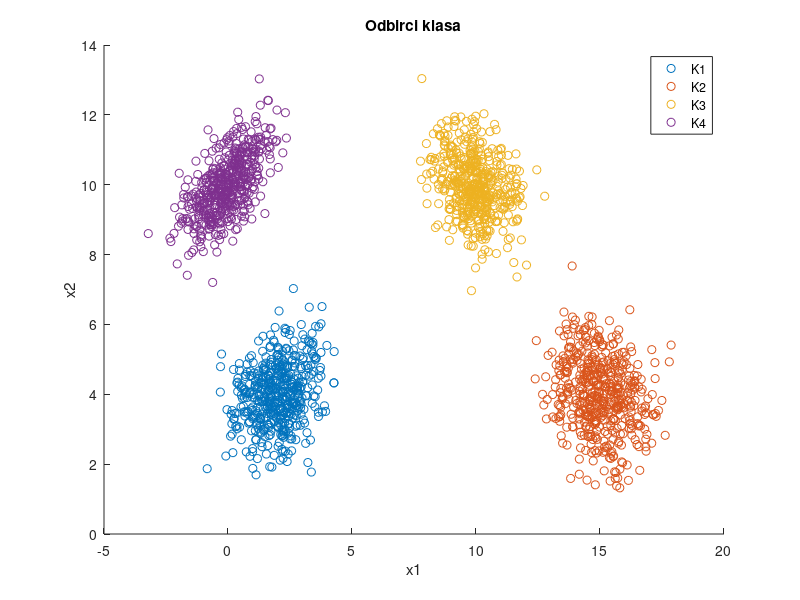
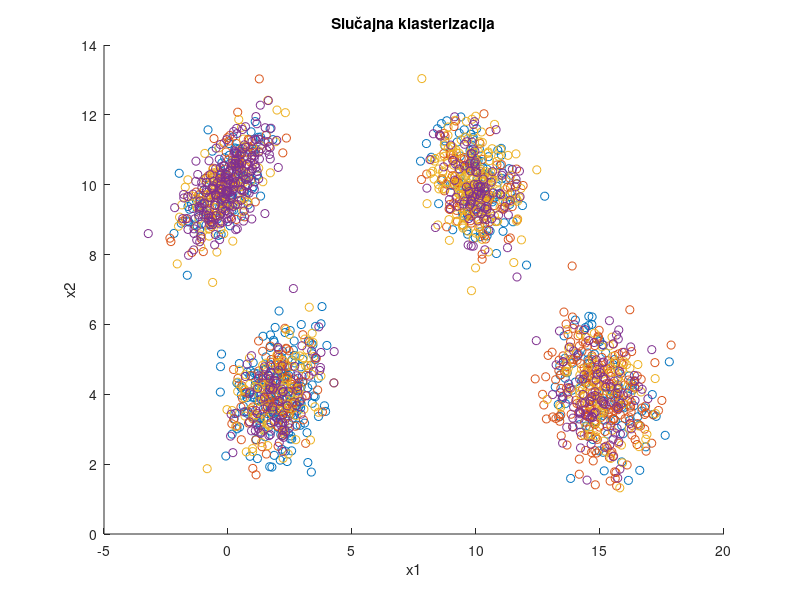
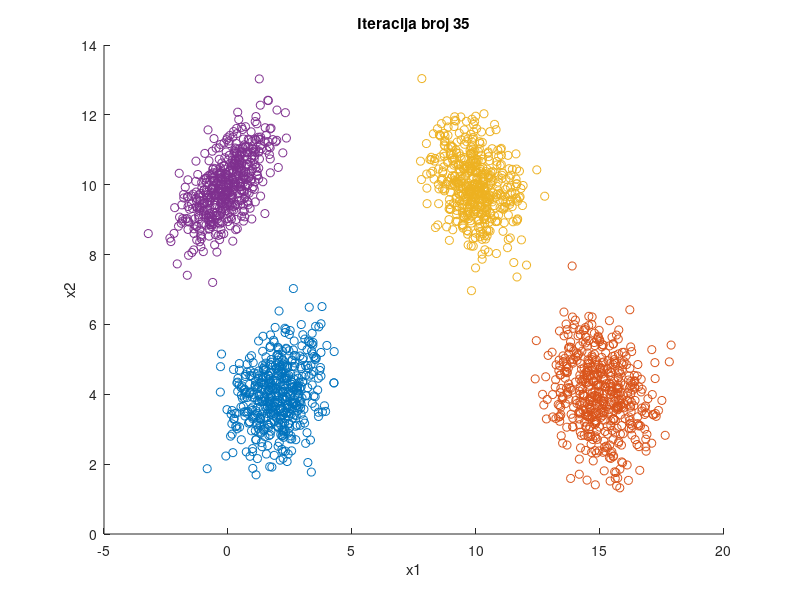

Recreate these plots in MATLAB, in order.
clear
close all
clc

%% Generisanje odbiraka

N = 500;

M1 = [2;4];
M2 = [15;4];
M3 = [10;10];
M4 = [0;10];

S1 = [0.8 0.2; 0.2 0.8];
S2 = [1 -0.2; -0.2 1];
S3 = [0.7 -0.2; -0.2 0.7];
S4 = [0.8 0.5; 0.5 0.8];

K1 = mvnrnd(M1,S1,N);
K2 = mvnrnd(M2,S2,N);
K3 = mvnrnd(M3,S3,N);
K4 = mvnrnd(M4,S4,N);

%% Prikaz odbiraka

figure(1)
hold all
scatter(K1(:,1),K1(:,2));
scatter(K2(:,1),K2(:,2));
scatter(K3(:,1),K3(:,2));
scatter(K4(:,1),K4(:,2));

hold off
xlabel('x1');
ylabel('x2');
legend('K1','K2','K3','K4');
title('Odbirci klasa');

%% Primena algoritma klasterizacije

X = [K1; K2; K3; K4]';

pom = rand(1,4*N);

K1 = [];
K2 = [];
K3 = [];
K4 = [];

K = zeros(1,4*N);

for i = 1:4*N
    if pom(i) < 0.25
        K(i)=1;
    elseif pom(i) <0.5
        K(i)=2;
    elseif pom(i)< 0.75
        K(i)=3;
    else 
        K(i)=4;
    end
end

K(1:100) = 1;
K(501:600) = 2;
K(1001:1100) = 3;
K(1501:1600) = 4;

for i=1:4*N
    switch(K(i))
        case 1 
            K1 = [K1, X(:,i)];
        case 2 
            K2 = [K2, X(:,i)];
        case 3 
            K3 = [K3, X(:,i)];
        case 4 
            K4 = [K4, X(:,i)];
    end
end        

figure(2)
scatter(K1(1,:), K1(2,:))
hold on
scatter(K2(1,:), K2(2,:)')
scatter(K3(1,:), K3(2,:))
scatter(K4(1,:), K4(2,:))
hold off
title('Slučajna klasterizacija')
xlabel('x1')
ylabel('x2')

%%

q = ones(4*N,4)/4;

q(1:100,1) = 1; 
q(501:600,2) = 1;
q(1001:1100,3) = 1;
q(1501:1600,4) = 1;
q(1:100,2) = 0; 
q(501:600,1) = 0;
q(1001:1100,1) = 0;
q(1501:1600,1) = 0;
q(1:100,3) = 0; 
q(501:600,3) = 0;
q(1001:1100,2) = 0;
q(1501:1600,2) = 0;
q(1:100,4) = 0; 
q(501:600,4) = 0;
q(1001:1100,4) = 0;
q(1501:1600,3) = 0;

lmax = 100;
l = 1;

while(l<lmax)
   Pj = zeros(1,4);
   Mj = zeros(2,1,4);
   Sj = zeros(2,2,4);
   fj = zeros(4*N,4);
   
   for j=1:4
       Pj(j) = sum(q(:,j))/(4*N);
 
       Mj(:,:,j) = zeros(2,1);
       for i = 1:4*N
           Mj(:,:,j) = Mj(:,:,j)+X(:,i)*q(i,j);
       end
       Mj(:,:,j) = Mj(:,:,j)/(4*N*Pj(j));
       
       Sj(:,:,j) = zeros(2,2);
       for i=1:4*N
           Sj(:,:,j) = Sj(:,:,j)+(X(:,i)-Mj(:,:,j))*(X(:,i)-Mj(:,:,j))'*q(i,j);     
       end
       Sj(:,:,j) = Sj(:,:,j)/(4*N*Pj(j));
       
   end

   q_pre = q;
   for i=1:4*N
       for j=1:4
           fj(i,j) = 1/(2*pi*det(Sj(:,:,j))^(0.5))*exp(-0.5*(X(:,i)-Mj(:,:,j))'*inv(Sj(:,:,j))*(X(:,i)-Mj(:,:,j)));
       end
       
       for j=1:4
           q(i,j) = Pj(j)*fj(i,j)/(Pj(1)*fj(i,1)+Pj(2)*fj(i,2)+Pj(3)*fj(i,3)+Pj(4)*fj(i,4));    
       end
       
   end
   if max(max(q-q_pre))>10^(-3)
       l = l+1;
   else
       break;
   end
  
end

for i=1:4*N
   [qmax,idx] = max(q_pre(i,:));
   K(i) = idx;
end

figure(3)

K1 = [];
K2 = [];
K3 = [];
K4 = [];

for i=1:4*N
    if(K(i) == 1)
        K1 = [K1, X(:,i)];
    end
    if(K(i) == 2)
        K2 = [K2, X(:,i)];
    end
    if(K(i) == 3)
        K3 = [K3, X(:,i)];
    end
    if(K(i) == 4)
        K4 = [K4, X(:,i)];
    end
    hold all
end

scatter(K1(1,:),K1(2,:))
hold all;
scatter(K2(1,:),K2(2,:))
scatter(K3(1,:),K3(2,:))
scatter(K4(1,:),K4(2,:))

xlabel('x1')
ylabel('x2')
title(['Iteracija broj ', num2str(l)])
